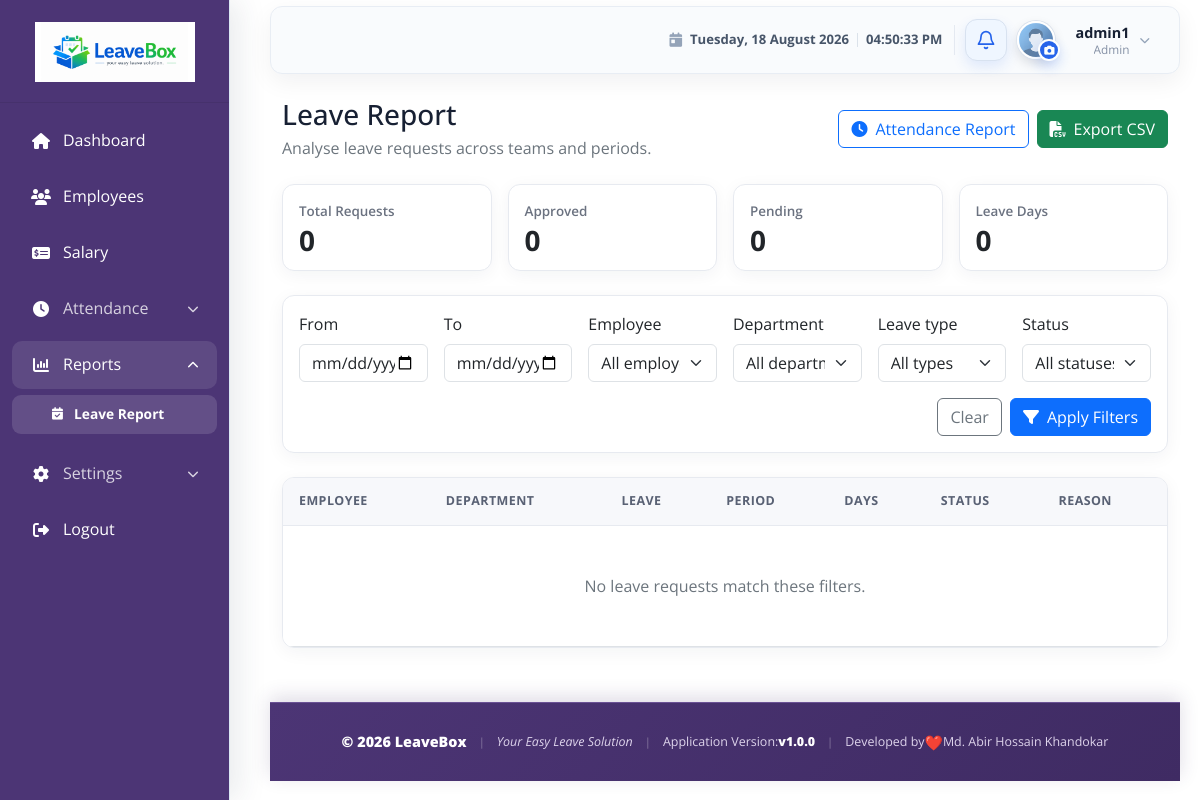
Page /reports/ (signed in) on the earlier database version.
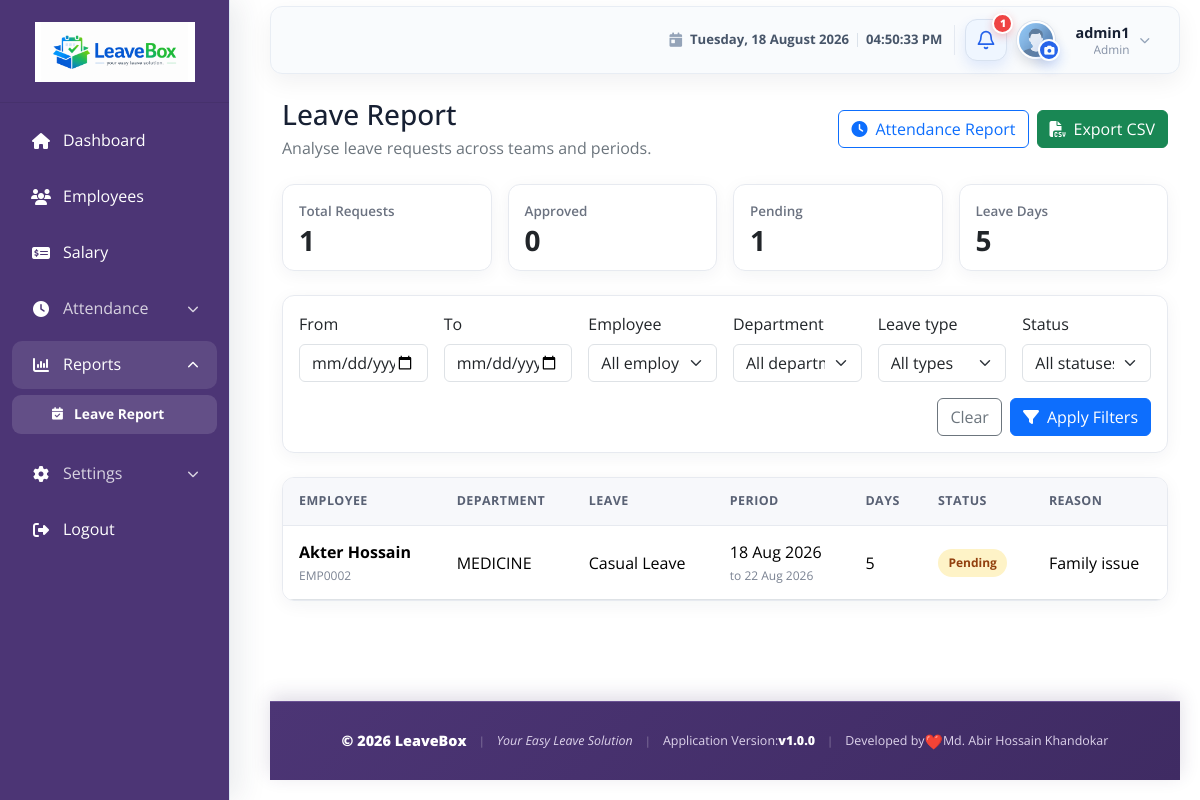
Same page on the later database version.
### employees/models.py (models this page shows, shortened)
class LeaveRequest(models.Model):
    STATUS_CHOICES = (
        ('PENDING', 'Pending'),
        ('APPROVED', 'Approved'),
        ('REJECTED', 'Rejected'),
        ('CANCELLED', 'Cancelled'),
    )
    employee = models.ForeignKey(
        'employees.Employee',
        on_delete=models.CASCADE,
        related_name='leave_requests'
    )
    leave_type = models.ForeignKey(
        LeaveType,
        on_delete=models.CASCADE
    )
    from_date = models.DateField()
    to_date = models.DateField()
    total_days = models.PositiveIntegerField()
    reason = models.TextField()
    status = models.CharField(
        max_length=20,
        choices=STATUS_CHOICES,
        default='PENDING'
    )
    applied_at = models.DateTimeField(auto_now_add=True)
    approved_by = models.ForeignKey(
        'employees.Employee',
        on_delete=models.SET_NULL,
        null=True,
        blank=True,
        related_name='approved_requests'
    )
    approved_at = models.DateTimeField(null=True, blank=True)
    remarks = models.TextField(
        blank=True,
        null=True,
        help_text="Admin remarks/comments"
    )
    class Meta:
        ordering = ['-applied_at']
        indexes = [
            models.Index(fields=['status', 'from_date'], name='leave_status_from_idx'),
            models.Index(fields=['from_date', 'to_date'], name='leave_period_idx'),
        ]

class Employee(models.Model):
    EMPLOYEE_ID_PATTERN = re.compile(r'^EMP(\d+)$')
    MAX_EMPLOYEE_NUMBER = 9999
    employee_id = models.CharField(
        max_length=7,
        unique=True,
        editable=False,
        db_index=True,
    )
    user = models.OneToOneField(
        settings.AUTH_USER_MODEL,
        on_delete=models.CASCADE,
        related_name='employee_profile'
    )
    department = models.ForeignKey(
        'departments.Department',
        on_delete=models.SET_NULL,
        null=True,
        related_name='employees'
    )
    designation = models.ForeignKey(
        'employees.EmpDesignation',
        on_delete=models.PROTECT,
        related_name='%(class)s_records',
        blank=True,
        null=True,
    )
    joining_date = models.DateField(default=timezone.now)
    supervisor = models.ForeignKey(
        'self',
        on_delete=models.SET_NULL,
        null=True,
        blank=True,
        related_name='subordinates'
    )
    is_active = models.BooleanField(default=True)
    custom_leave = models.PositiveIntegerField(
        null=True,
        blank=True,
        help_text=(
            "Admin-defined total leave balance for this employee. If set, "
            "leave type balances will be ignored."
        ),
    )

class LeaveType(models.Model):
    CASUAL = 'Casual Leave'
    SICK = 'Sick Leave'
    EARNED = 'Earned Leave'
    OTHER = 'Other'
    LEAVE_TYPE_CHOICES = [
        (CASUAL, 'Casual Leave'),
        (SICK, 'Sick Leave'),
        (EARNED, 'Earned Leave'),
        (OTHER, 'Other'),
    ]
    name = models.CharField(
        max_length=50,
        choices=LEAVE_TYPE_CHOICES,
        default=CASUAL,
    )
    yearly_limit = models.PositiveIntegerField(
        default=0,
        help_text="Maximum days allowed per year for this leave type"
    )

### accounts/models.py (models this page shows, shortened)
class User(AbstractUser):
    ROLE_CHOICES = (
        ('ADMIN', 'Admin/HR'),
        ('EMPLOYEE', 'Employee'),
    )
    role = models.CharField(max_length=10, choices=ROLE_CHOICES, default='EMPLOYEE')
    phone = models.CharField(max_length=15, blank=True, null=True)
    class Meta:
        permissions = [
            ('manage_users', 'Can manage application users'),
            ('manage_roles', 'Can manage roles'),
            ('manage_permissions', 'Can assign roles and permissions'),
            ('access_settings', 'Can access application settings'),
            ('approve_leave', 'Can approve leave requests'),
            ('reject_leave', 'Can reject leave requests'),
            ('process_salary', 'Can process salary'),
            ('view_reports', 'Can view reports'),
            ('export_reports', 'Can export reports'),
        ]

### departments/models.py (models this page shows, shortened)
class Department(models.Model):
    name = models.CharField(max_length=100, unique=True)
    code = models.CharField(max_length=20, unique=True)
    description = models.TextField(blank=True, null=True)
    manager = models.ForeignKey(
        'employees.Employee',
        on_delete=models.SET_NULL,
        null=True,
        blank=True,
        related_name='managed_departments'
    )
    created_at = models.DateTimeField(auto_now_add=True)
    updated_at = models.DateTimeField(auto_now=True)
    class Meta:
        ordering = ['name']
        verbose_name = "Department"
        verbose_name_plural = "Departments"
        constraints = [
            models.UniqueConstraint(
                Lower('name'),
                name='unique_department_name_ci',
            ),
        ]
    def __str__(self):
        return self.name

### reports/views.py (the view, shortened to what this page needs)
# urls.py: path('', LeaveReportView.as_view(), name='leave_report'),
class LeaveReportView(AdminReportMixin, TemplateView):
    template_name = 'leaves/leave_report.html'
    def get_queryset(self):
        queryset = LeaveRequest.objects.select_related(
            'employee__user', 'employee__department', 'leave_type', 'approved_by__user',
        )
        params = self.request.GET
        from_date = self.parse_date(params.get('from_date'))
        to_date = self.parse_date(params.get('to_date'))
        if from_date:
            queryset = queryset.filter(to_date__gte=from_date)
        if to_date:
            queryset = queryset.filter(from_date__lte=to_date)
        if params.get('employee', '').isdigit():
            queryset = queryset.filter(employee_id=params['employee'])
        if params.get('department', '').isdigit():
            queryset = queryset.filter(employee__department_id=params['department'])
        if params.get('leave_type', '').isdigit():
            queryset = queryset.filter(leave_type_id=params['leave_type'])
        if params.get('status') in dict(LeaveRequest.STATUS_CHOICES):
            queryset = queryset.filter(status=params['status'])
        return queryset.order_by('-from_date', '-applied_at')
    def get(self, request, *args, **kwargs):
        self.object_list = self.get_queryset()
        if request.GET.get('export') == 'csv':
            return self.export_csv(self.object_list)
        return super().get(request, *args, **kwargs)
    def get_context_data(self, **kwargs):
        context = super().get_context_data(**kwargs)
        totals = self.object_list.aggregate(total_requests=Count('pk'), total_days=Sum('total_days'))
        context.update(self.filter_context())
        context.update({
            'page_obj': self.paginate(self.object_list),
            'total_requests': totals['total_requests'], 'total_days': totals['total_days'] or 0,
            'approved_count': self.object_list.filter(status='APPROVED').count(),
            'pending_count': self.object_list.filter(status='PENDING').count(),
            'employees': Employee.objects.select_related('user').order_by('employee_id'),
            'departments': Department.objects.order_by('name'),
            'leave_types': LeaveType.objects.order_by('name'),
            'status_choices': LeaveRequest.STATUS_CHOICES,
            'selected_leave_type': self.request.GET.get('leave_type', ''),
            'selected_status': self.request.GET.get('status', ''),
        })
        return context

### LAF/templatetags/navigation_tags.py (called while the page is built)
@register.simple_tag
def url_name_active(request, *url_names):
    resolver_match = getattr(request, 'resolver_match', None)
    current_url_name = getattr(resolver_match, 'url_name', None)
    return current_url_name in url_names

### accounts/context_processors.py (called while the page is built)
def session_timeout(request):
    if not request.user.is_authenticated:
        return {}
    return {
        "session_timeout_seconds": settings.SESSION_TIMEOUT_SECONDS,
        "session_warning_seconds": min(120, settings.SESSION_TIMEOUT_SECONDS),
    }

### reports/views.py (called while the page is built)
    @staticmethod
    def parse_date(value):
        try:
            return datetime.strptime(value, '%Y-%m-%d').date()
        except (TypeError, ValueError):
            return None

    def filter_context(self):
        query = self.request.GET.copy()
        query.pop('page', None)
        query.pop('export', None)
        return {
            'filter_query': query.urlencode(),
            'from_date': self.request.GET.get('from_date', ''),
            'to_date': self.request.GET.get('to_date', ''),
            'selected_employee': self.request.GET.get('employee', ''),
            'selected_department': self.request.GET.get('department', ''),
        }

### templates/leaves/leave_report.html (shortened to what this page needs)
{% extends 'base/base.html' %}
{% load static %}
{% block extra_css %}<link rel="stylesheet" href="{% static 'css/reports.css' %}">{% endblock %}
{% block content %}
<div class="report-page py-3">
  <div class="report-heading d-flex flex-wrap justify-content-between align-items-center gap-3 mb-4">
    <div><h1 class="h3 mb-1">Leave Report</h1><p class="text-secondary mb-0">Analyse leave requests across teams and periods.</p></div>
    <div class="d-flex gap-2"><a class="btn btn-outline-primary" href="{% url 'attendance_report' %}"><i class="fas fa-clock me-2"></i>Attendance Report</a><a class="btn btn-success" href="?{% if filter_query %}{{ filter_query }}&amp;{% endif %}export=csv"><i class="fas fa-file-csv me-2"></i>Export CSV</a></div>
  </div>
  <div class="row g-3 mb-4">
    <div class="col-6 col-xl-3"><div class="card report-stat"><div class="card-body"><span>Total Requests</span><strong>{{ total_requests }}</strong></div></div></div>
    <div class="col-6 col-xl-3"><div class="card report-stat"><div class="card-body"><span>Approved</span><strong>{{ approved_count }}</strong></div></div></div>
    <div class="col-6 col-xl-3"><div class="card report-stat"><div class="card-body"><span>Pending</span><strong>{{ pending_count }}</strong></div></div></div>
    <div class="col-6 col-xl-3"><div class="card report-stat"><div class="card-body"><span>Leave Days</span><strong>{{ total_days }}</strong></div></div></div>
  </div>
  <div class="card report-card mb-4"><div class="card-body"><form method="get" class="row g-3 align-items-end">
    <div class="col-md-3 col-xl-2"><label class="form-label" for="fromDate">From</label><input class="form-control" id="fromDate" type="date" name="from_date" value="{{ from_date }}"></div>
    <div class="col-md-3 col-xl-2"><label class="form-label" for="toDate">To</label><input class="form-control" id="toDate" type="date" name="to_date" value="{{ to_date }}"></div>
    <div class="col-md-6 col-xl-2"><label class="form-label" for="employee">Employee</label><select class="form-select" id="employee" name="employee"><option value="">All employees</option></select></div>
    <div class="col-md-4 col-xl-2"><label class="form-label" for="department">Department</label><select class="form-select" id="department" name="department"><option value="">All departments</option></select></div>
    <div class="col-md-4 col-xl-2"><label class="form-label" for="leaveType">Leave type</label><select class="form-select" id="leaveType" name="leave_type"><option value="">All types</option></select></div>
    <div class="col-md-4 col-xl-2"><label class="form-label" for="status">Status</label><select class="form-select" id="status" name="status"><option value="">All statuses</option></select></div>
    <div class="col-12 d-flex justify-content-end gap-2"><a class="btn btn-outline-secondary" href="{% url 'leave_report' %}">Clear</a><button class="btn btn-primary" type="submit"><i class="fas fa-filter me-2"></i>Apply Filters</button></div>
  </form></div></div>
  <div class="card report-card overflow-hidden"><div class="table-responsive"><table class="table table-hover mb-0"><thead><tr><th>Employee</th><th>Department</th><th>Leave</th><th>Period</th><th>Days</th><th>Status</th><th>Reason</th></tr></thead><tbody>
    {% for leave in page_obj %}<tr><td><strong>{{ leave.employee.user.get_full_name|default:leave.employee.user.username }}</strong><small>{{ leave.employee.employee_id }}</small></td><td>{{ leave.employee.department|default:'—' }}</td><td>{{ leave.leave_type.name }}</td><td>{{ leave.from_date|date:'d M Y' }}<small>to {{ leave.to_date|date:'d M Y' }}</small></td><td>{{ leave.total_days }}</td><td><span class="report-status status-{{ leave.status|lower }}">{{ leave.get_status_display }}</span></td><td class="report-reason">{{ leave.reason }}</td></tr>{% empty %}<tr><td colspan="7" class="text-center py-5 text-secondary">No leave requests match these filters.</td></tr>{% endfor %}
  </tbody></table></div>{% include 'reports/pagination.html' %}</div>
</div>
{% endblock %}

### templates/base/base.html (shortened to what the changed rows need)
{% load static navigation_tags %}
<!DOCTYPE html>
<html lang="en">
<head>
    <link rel="stylesheet" href="{% static 'css/bootstrap-5.3.2.min.css' %}">
    <link rel="stylesheet" href="https://cdnjs.cloudflare.com/ajax/libs/font-awesome/6.4.0/css/all.min.css">
    <link rel="stylesheet" href="{% static 'css/dashboard.css' %}">
    <link rel="stylesheet" href="{% static 'css/apply_leave.css' %}">
    <link rel="stylesheet" href="{% static 'css/footer.css' %}">
    <link rel="stylesheet" href="{% static 'css/session-timeout.css' %}">
    {% block extra_css %}{% endblock %}
</head>
<body>
        {% url_name_active request 'dashboard' 'adm_dashboard' 'emp_dashboard' as dashboard_active %}
        {% url_name_active request 'employee_list' 'employee_detail' 'employee_admin_edit' 'employee_admin_update' as employees_active %}
        {% url_name_active request 'salary_list' 'salary_add' 'salary_edit' as salary_active %}
        {% url_name_active request 'department_list' 'department_add' 'department_edit' 'department_delete' as departments_active %}
        {% url_name_active request 'designation_list' 'designation_add' 'designation_edit' 'designation_delete' as designations_active %}
        {% url_name_active request 'leave_type_list' 'leave_type_add' 'leave_type_edit' 'leave_type_delete' as leave_settings_active %}
        {% url_name_active request 'leave_apply' as leave_apply_active %}
        {% url_name_active request 'attendance_history' 'employee_daily_attendance_report' 'all_employees_daily_attendance_report' 'employee_range_attendance_report' as attendance_active %}
        {% url_name_active request 'leave_report' 'attendance_report' as reports_active %}
    <main class="content-wrapper dashboard-content-wrapper">
        <nav class="navbar navbar-expand-lg navbar-light dashboard-navbar mb-2">
            <div class="container-fluid">
                <div class="dashboard-profile-slot">
                    <div class="dashboard-notification-dropdown">
                        <button class="dashboard-notification-button" type="button" id="notificationDropdown" aria-label="Notifications{% if pending_leave_count %}: {{ pending_leave_count }} pending leave request{{ pending_leave_count|pluralize }}{% endif %}" aria-haspopup="true" aria-expanded="false">
                            <svg class="dashboard-notification-icon" viewBox="0 0 24 24" aria-hidden="true">
                                <path d="M18 8a6 6 0 0 0-12 0c0 7-3 7-3 9h18c0-2-3-2-3-9"></path>
                                <path d="M13.73 21a2 2 0 0 1-3.46 0"></path>
                            </svg>
                            {% if pending_leave_count %}
                                <span class="dashboard-notification-badge" aria-hidden="true">{{ pending_leave_count }}</span>
                            {% endif %}
                        </button>
                    </div>
                </div>
            </div>
        </nav>
        <div class="container-fluid">
            {% block content %}{% endblock %}
        </div>
    </main>
</body>
</html>

Differences in the rows shown:
added LeaveRequest: employee.user.get_full_name "Akter Hossain", employee.employee_id "EMP0002", employee.department "MEDICINE", leave_type.name "Casual Leave", from_date "18 Aug 2026", to_date "22 Aug 2026", total_days "5", status "Pending", reason "Family issue"
Other differences:
{{ pending_leave_count }}: (not shown) → "1"
{{ total_requests }}: "0" → "1"
{{ pending_count }}: "0" → "1"
{{ total_days }}: "0" → "5"
text no longer shown: "No leave requests match these filters."
